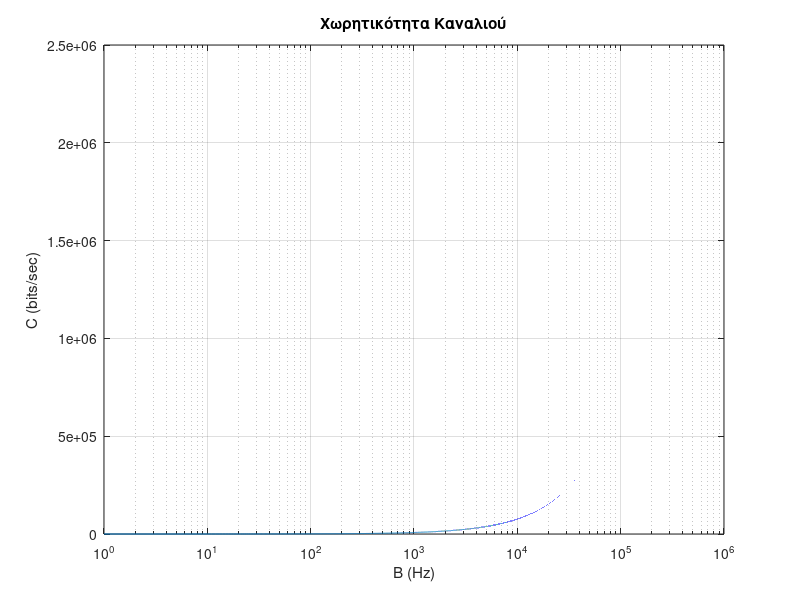

MATLAB code to generate this figure:
clear;
close all;

SN0 = 200; % S/N0
B = 1:300000; % Εύρος ζώνης

% Υπολογισμός χωρητικότητας καναλιού
C = B .* log2(1 + SN0);

% Αναπαράσταση της χωρητικότητας καναλιού
figure;
semilogx(B, C);
xlabel('B (Hz)');
ylabel('C (bits/sec)');
title('Χωρητικότητα Καναλιού');
grid on;

saveas(gcf,'test.png') 
